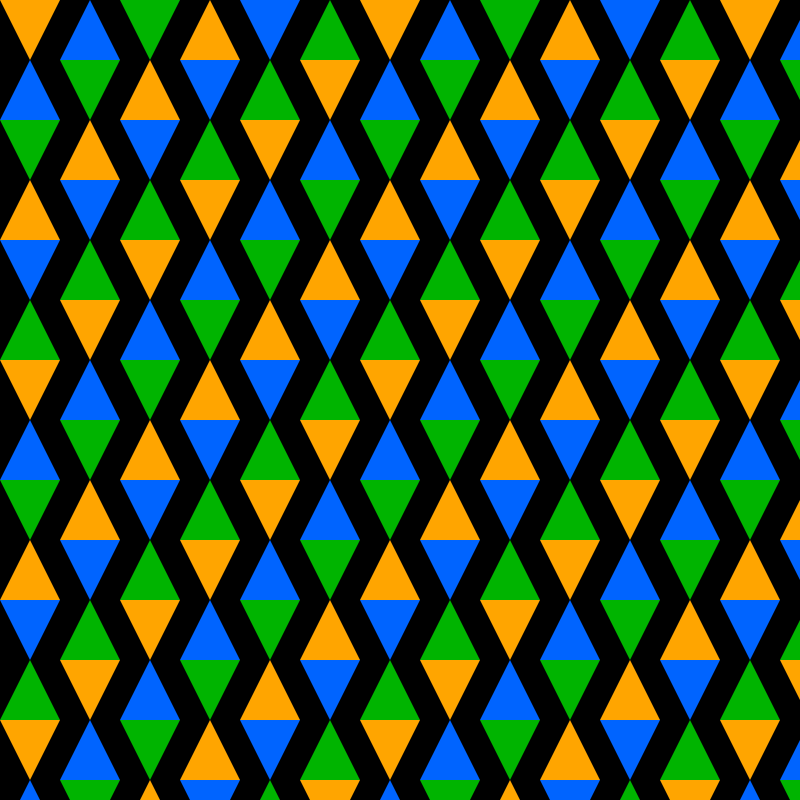
Frame 1 (no input)
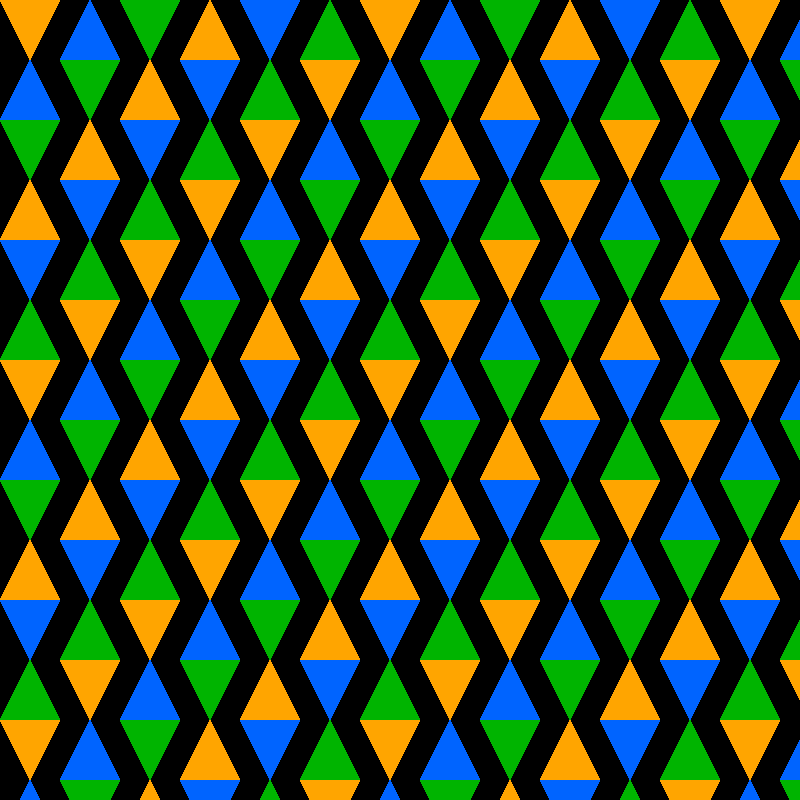
Frame 60 (the mouse pressed at the canvas centre just before this capture)
Frame 120 (the mouse held since frame 60 and released just before this capture): identical to frame 60, image omitted

The Processing sketch that drew these frames (run headless with seeded random() and noise(); from frame 60 on, the mouse is pressed at the canvas centre):

// Processing sketch: Teslado_laura_barrera
// ── Teslado_laura_barrera.pde
void setup() {
  size(800, 800);
  background(0);
  print("Laura Barrera Teslado");
}

void draw() {
  color[] colores = {color(255, 165, 0), color(0, 100, 255), color(0, 180, 0)}; // Naranja, Azul y Verde
  int size = 60; // tamaño de los triángulos

  for (int i = 0; i < width; i += size) {  
    for (int j = 0; j < height; j += size) {
      
      int index = (i / size + j / size) % 3; // Alternar colores
      fill(colores[index]);
      noStroke();

    // Alternar la orientación de los triángulos
      if ((i / size + j / size) % 2 == 0) {
        triangle(i, j, i + size, j, i + size / 2, j + size);
      } else {
        triangle(i, j + size, i + size, j + size, i + size / 2, j);
      }
    }
  }
}
